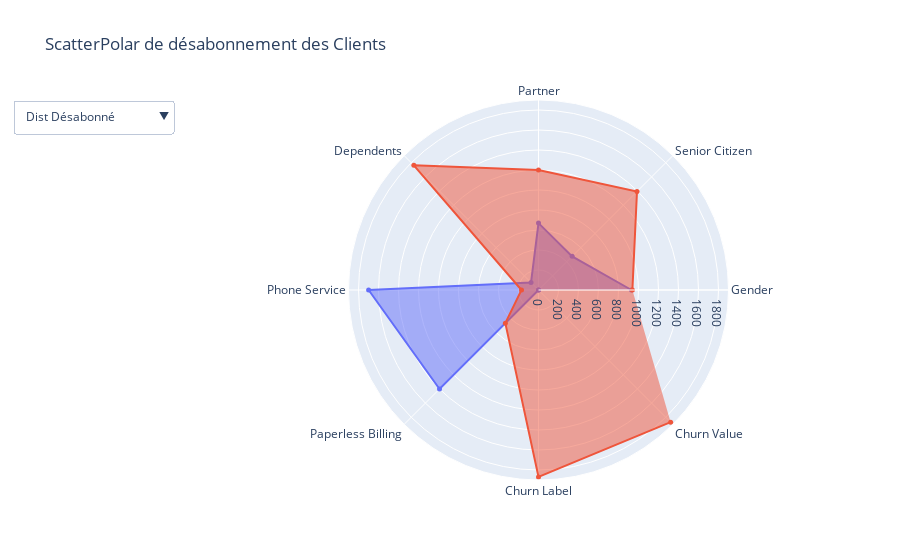

The notebook cell this image was saved under:
### Code cell
from sklearn.preprocessing import LabelEncoder
#encodage de l'etiquette
le = LabelEncoder()
tmp_churn = df[df['Churn Value'] == 1]
tmp_no_churn = df[df['Churn Value'] == 0]
bi_cs = df.nunique()[df.nunique() == 2].keys()
dat_rad = df[bi_cs]
for cols in bi_cs :
    tmp_churn[cols] = le.fit_transform(tmp_churn[cols])
data_frame_x = tmp_churn[bi_cs].sum().reset_index()
data_frame_x.columns = ["feature","yes"]
data_frame_x["no"] = tmp_churn.shape[0] - data_frame_x["yes"]
data_frame_x = data_frame_x[data_frame_x["feature"] != "Churn"]
#number of yes
trace1 = go.Scatterpolar(r = data_frame_x["yes"].values.tolist(),theta = data_frame_x["feature"].tolist(),fill = "toself",name = "Churn 1's",mode = "markers+lines", visible=True,marker = dict(size = 5))
trace2 = go.Scatterpolar(r = data_frame_x["no"].values.tolist(),theta = data_frame_x["feature"].tolist(),fill = "toself",name = "Churn 0's",mode = "markers+lines", visible=True,marker = dict(size = 5))
for cols in bi_cs :
    tmp_no_churn[cols] = le.fit_transform(tmp_no_churn[cols])
data_frame_x = tmp_no_churn[bi_cs].sum().reset_index()
data_frame_x.columns = ["feature","yes"]
data_frame_x["no"] = tmp_no_churn.shape[0] - data_frame_x["yes"]
data_frame_x = data_frame_x[data_frame_x["feature"] != "Churn"]
#number of yes
trace3 = go.Scatterpolar(r = data_frame_x["yes"].values.tolist(),theta = data_frame_x["feature"].tolist(),fill = "toself",name = "NoChurn 1's",mode = "markers+lines", visible=False,marker = dict(size = 5))
#numbr of no
trace4 = go.Scatterpolar(r = data_frame_x["no"].values.tolist(),theta = data_frame_x["feature"].tolist(),fill = "toself",name = "NoChurn 0's",mode = "markers+lines", visible=False,marker = dict(size = 5))
data = [trace1, trace2, trace3, trace4]
updatemenus = list([dict(active=0,x=-0.15,buttons=list([dict(label = 'Dist Désabonné',
                                                             method = 'update',
                                                             args = [{'visible': [True, True, False, False]},
                                                             {'title': "Repartition du nombre de Clients s'étant désabonné par service"}]),
                                                            dict(label = 'Dest Non-Désabonné',
                                                            method = 'update',
                                                            args = [{'visible': [False, False, True, True]},
                                                            {'title': "Repartition du nombre de Clients ne s'étant pas désabonné par service"}]),]),)])

layout = dict(title='ScatterPolar de désabonnement des Clients',showlegend=False,updatemenus=updatemenus)
fig = dict(data=data, layout=layout)
iplot(fig)

### Figure 1 — Plotly figure (JSON) as saved in the notebook; plotly's stock layout.template omitted (floating-point values rounded to 4 significant figures)
{"data": [{"fill": "toself", "marker": {"size": 5}, "mode": "markers+lines", "name": "Churn 1's", "r": [930, 476, 669, 106, 1699, 1400, 0, 0], "theta": ["Gender", "Senior Citizen", "Partner", "Dependents", "Phone Service", "Paperless Billing", "Churn Label", "Churn Value"], "type": "scatterpolar", "visible": true}, {"fill": "toself", "marker": {"size": 5}, "mode": "markers+lines", "name": "Churn 0's", "r": [939, 1393, 1200, 1763, 170, 469, 1869, 1869], "theta": ["Gender", "Senior Citizen", "Partner", "Dependents", "Phone Service", "Paperless Billing", "Churn Label", "Churn Value"], "type": "scatterpolar", "visible": true}, {"fill": "toself", "marker": {"size": 5}, "mode": "markers+lines", "name": "NoChurn 1's", "r": [2619, 666, 2724, 1514, 4653, 2768, 0, 0], "theta": ["Gender", "Senior Citizen", "Partner", "Dependents", "Phone Service", "Paperless Billing", "Churn Label", "Churn Value"], "type": "scatterpolar", "visible": false}, {"fill": "toself", "marker": {"size": 5}, "mode": "markers+lines", "name": "NoChurn 0's", "r": [2544, 4497, 2439, 3649, 510, 2395, 5163, 5163], "theta": ["Gender", "Senior Citizen", "Partner", "Dependents", "Phone Service", "Paperless Billing", "Churn Label", "Churn Value"], "type": "scatterpolar", "visible": false}], "layout": {"showlegend": false, "title": {"text": "ScatterPolar de désabonnement des Clients"}, "updatemenus": [{"active": 0, "buttons": [{"args": [{"visible": [true, true, false, false]}, {"title": "Repartition du nombre de Clients s'étant désabonné par service"}], "label": "Dist Désabonné", "method": "update"}, {"args": [{"visible": [false, false, true, true]}, {"title": "Repartition du nombre de Clients ne s'étant pas désabonné par service"}], "label": "Dest Non-Désabonné", "method": "update"}], "x": -0.15}]}}
